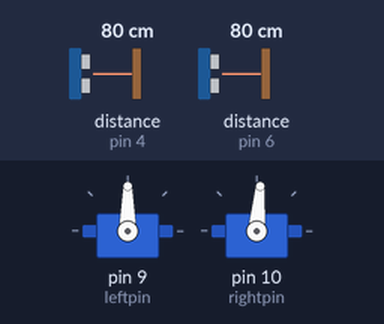
Simulated run of this sketch. Board: Arduino Uno, built with avr-gcc and run on an emulated ATmega328P. Shown: 2 × servo. The test bench sets the inputs (shaded band); at power-on: distance to the obstacle (sensors on pin 4, pin 6) 80 cm. The echo pulse lasts 58.3 µs per cm.

Above: at 1.2 s.
1.3 s: distance to the obstacle (sensor on pin 4) set to 16 cm
2.8 s: distance to the obstacle (sensor on pin 4) set to 13 cm
At 3.3 s:
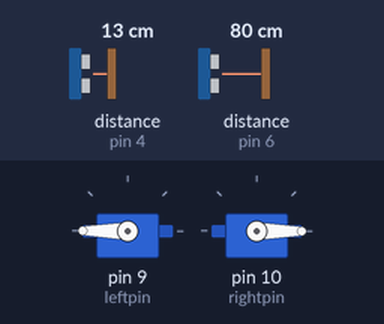
4.3 s: distance to the obstacle (sensor on pin 4) set to 18 cm
At 5.5 s:
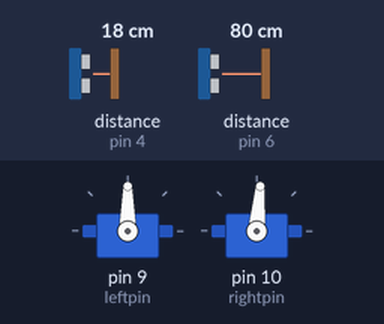
5.8 s: distance to the obstacle (sensor on pin 4) set to 2 cm
At 6.8 s:
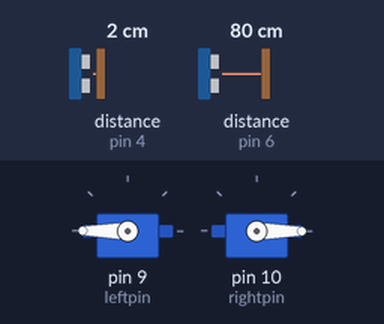
Timing chart, 0 to 8.3 s (numbered marks = the images above; inputs shaded):
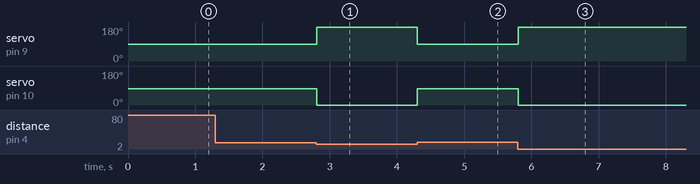

The sketch:

servos_ultra.ino
```cpp
/**
 * Movimiento hacia delante cuando hay un obstaculo
 **/

#include <Servo.h>
#include <Ultrasonic.h>

Ultrasonic l_ultra(7,6, 6000); // (Trig PIN,Echo PIN)
Ultrasonic r_ultra(5,4, 6000); // (Trig PIN,Echo PIN)

// Pines de los motores
int leftpin = 9;
int rightpin = 10;

Servo leftservo, rightservo;  // create servo object to control a servo

void setup(){
  // Asociamos los objetos servos a los pines correspondientes
  leftservo.attach(leftpin);  // attaches the servo on pin 9 to the servo object
  rightservo.attach(rightpin);  // attaches the servo on pin 10 to the servo object
  Serial.begin(19200); // Iniciamos conexion con puerto de serie
}

void loop(){
  // Leer distancia de los ultrasonidos
  long l_distancia = l_ultra.Ranging(CM);
  long r_distancia = r_ultra.Ranging(CM);

  if(l_distancia<15 || r_distancia<15){ // Avanzar
    leftservo.write(180);
    rightservo.write(0);
  }
  else{ // Detenerse
    leftservo.write(90);
    rightservo.write(85);
  }
}
```

Measured:
- the behaviour switches between 15 and 14 cm on distance to the obstacle (sensor on pin 4) (found by bisection; images 0 and 1)
- after the input at 1.3 s, every drawn part: stays the same
- after the input at 2.8 s, servo on pin 9 (leftpin): 90° → 180° at once; servo on pin 10 (rightpin): 85° → 0° at once
- after the input at 4.3 s, servo on pin 9 (leftpin): 180° → 90° at once; servo on pin 10 (rightpin): 0° → 85° at once
- after the input at 5.8 s, servo on pin 9 (leftpin): 90° → 180° at once; servo on pin 10 (rightpin): 85° → 0° at once
